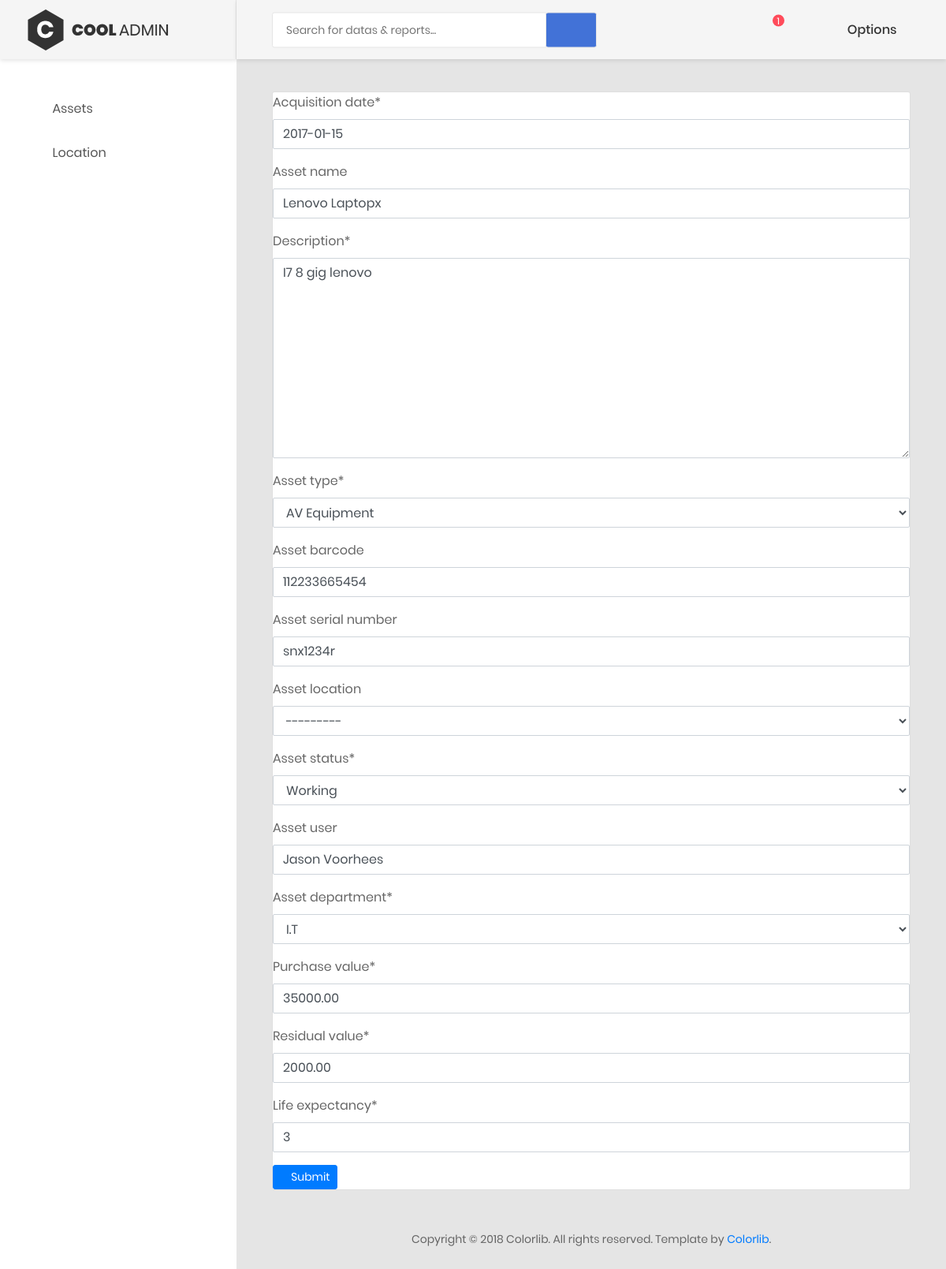
Before: /asset/0/ (signed in) with the older database file.
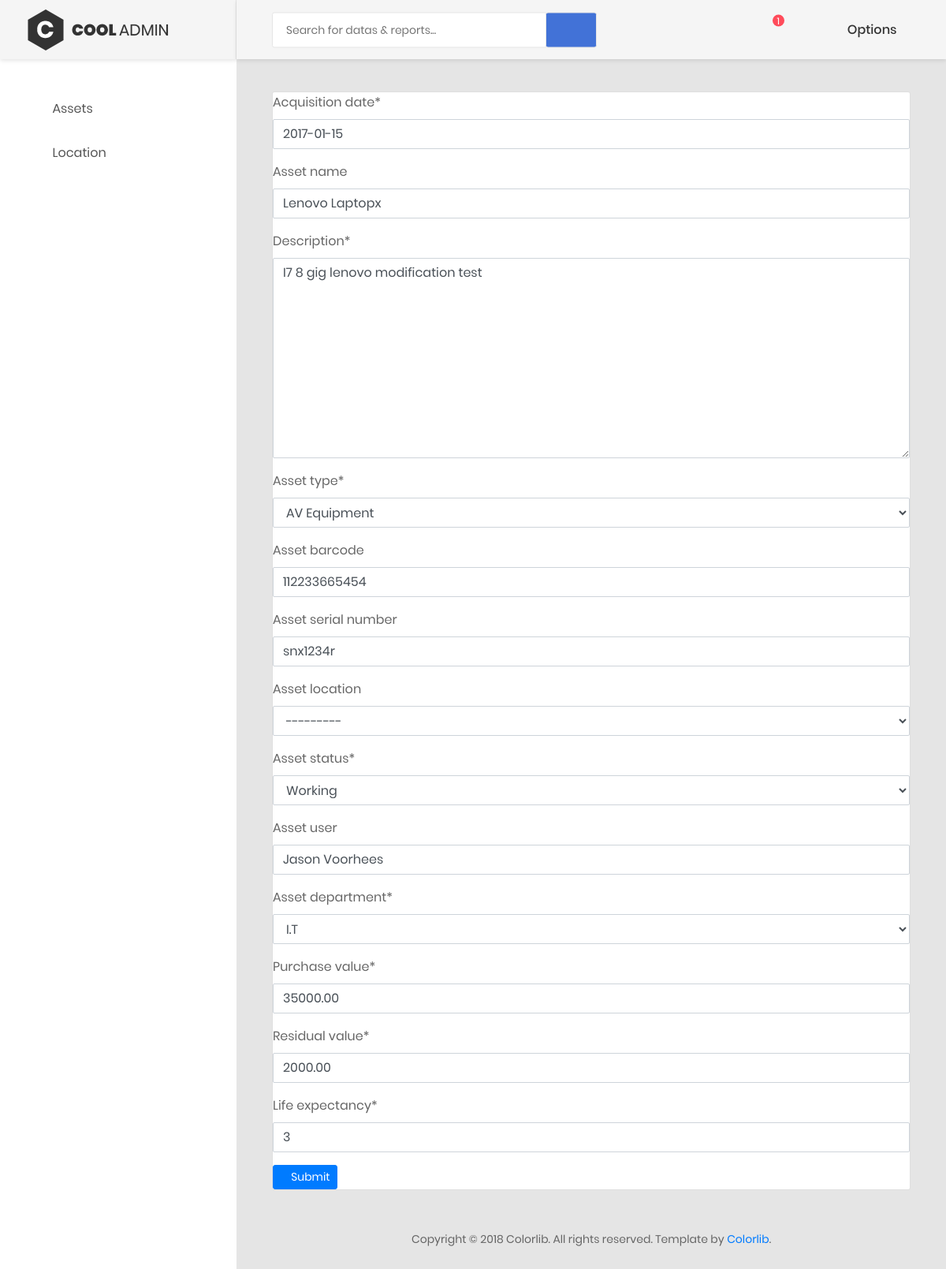
After: the same page with the newer database file.
### AMS/models.py (models this page shows, shortened)
class Asset(models.Model):
    ASSET_CHOICES = (
            ('Automobile',   'Automobile'),
            ('AV Equipment', 'AV Equipment'),
            ('Computer Equipment',  'Computer Equipment'),
            ('Office Furniture & Stationary', 'Office Furniture & Stationary'),
        )
    DEPARTMENT = (
        ('I.T', 'I.T'),
        ('Finance', 'Finance'),
        ('Marketing', 'Marketing'),
        ('Sales', 'Sales'),
    )
    STATUS_CHOICES = (
            ('Working', 'Working'),
            ('Disabled', 'Disabled'),
    )
    Depreciation = (
        ('Straight Line', 'Straight Line'),
        ('Double-Declining Balance', 'Double-Declining Balance'),
        ('Sum of Years', 'Sum of Years'),
    )
    asset_id = models.AutoField(primary_key=True)
    acquisition_date = models.DateField(default=datetime.date.today)
    asset_name = models.CharField(max_length=50, blank=True, validators=[validate_characters], )
    description = models.TextField(max_length=200, validators=[validate_characters],)
    asset_type = models.CharField(choices=ASSET_CHOICES, max_length=30, validators=[validate_characters],)
    asset_barcode = models.CharField(max_length=30, blank=True,validators=[validate_characters], )
    asset_serial_number = models.CharField(max_length=80, blank=True, validators=[validate_characters], )
    asset_location = models.ForeignKey("Location", on_delete=models.PROTECT, blank=True, null=True)
    asset_status = models.CharField(choices=STATUS_CHOICES, max_length=10, validators=[validate_characters],)
    asset_owner = models.ForeignKey(settings.AUTH_USER_MODEL, on_delete=models.CASCADE)
    asset_user = models.CharField(max_length=30, blank=True, validators=[validate_characters], )
    added_date = models.DateField(default=datetime.date.today)
    modified_date = models.DateField(default=datetime.date.today)
    purchase_value = models.DecimalField(max_digits=19, decimal_places=2,default=200.00,validators = [check_negative_number, check_zero_number],)
    residual_value = models.DecimalField(max_digits=19, decimal_places=2,default=0.00,validators = [check_negative_number])
    current_value = models.DecimalField(max_digits=19, decimal_places=2,validators = [check_negative_number],blank=True)
    life_expectancy = models.IntegerField(default=3,validators = [check_negative_number, check_zero_number])
    depr_model = models.CharField(choices=Depreciation, max_length=30,default='Straight Line', validators=[validate_characters],)
    currentVal_date = models.DateField(default=datetime.date.today)
    asset_is_approved = models.BooleanField(_('approved'), default=False)
    asset_is_rejected = models.BooleanField(_('rejected'), default=False)
    rejection_reason = models.CharField(max_length=50, blank=True, validators=[validate_characters], )
    asset_department = models.CharField(choices=DEPARTMENT, max_length=10,validators=[validate_characters],)

### AMS/views.py (the view, shortened to what this page needs)
# urls.py: re_path(r'^asset/(?P<pk>\d+)/',editAsset.as_view(),name='modify'),
class editAsset(LoginRequiredMixin, UpdateView):
    model = Asset
    login_url = '/login/'
    redirect_field_name = 'redirect_to'
    template_name = 'assets.html'
    form_class = AssetForm
    success_url = '/assets/'

### AMS/forms.py
class AssetForm(ModelForm):
    class Meta:
        model = Asset
        fields= ['acquisition_date','asset_name','description','asset_type','asset_barcode','asset_serial_number'
            ,'asset_location','asset_status','asset_user','asset_department','purchase_value','residual_value'
            ,'life_expectancy']

### AMS/models.py (called while the page is built)
    def __str__(self):
        return self.adress

### AMS/template/assets.html (shortened to what this page needs)
<!DOCTYPE html>
<html lang="en">
<head>
    {% load crispy_forms_tags %}
    {% load static %}
    <link href="{% static 'css/font-face.css' %}" rel="stylesheet" media="all">
    <link href="{% static 'vendor/font-awesome-4.7/css/font-awesome.min.css' %}" rel="stylesheet" media="all">
    <link href="{% static 'vendor/font-awesome-5/css/fontawesome-all.min.css'%}" rel="stylesheet" media="all">
    <link href="{% static 'vendor/mdi-font/css/material-design-iconic-font.min.css'%}" rel="stylesheet" media="all">
    <link href="{% static 'vendor/bootstrap-4.1/bootstrap.min.css' %}" rel="stylesheet" media="all">
    <link href="{% static 'vendor/animsition/animsition.min.css'%}" rel="stylesheet" media="all">
    <link href="{% static 'vendor/bootstrap-progressbar/bootstrap-progressbar-3.3.4.min.css'%}" rel="stylesheet" media="all">
    <link href="{% static 'vendor/wow/animate.css'%}" rel="stylesheet" media="all">
    <link href="{% static 'vendor/css-hamburgers/hamburgers.min.css'%}" rel="stylesheet" media="all">
    <link href="{% static 'vendor/slick/slick.css'%}" rel="stylesheet" media="all">
    <link href="{% static 'vendor/select2/select2.min.css'%}" rel="stylesheet" media="all">
    <link href="{% static 'vendor/perfect-scrollbar/perfect-scrollbar.css'%}" rel="stylesheet" media="all">
    <link href="{% static 'vendor/data-tables/datatables.min.css'%}" rel="stylesheet" media="all">
    <link href="{% static 'vendor/data-tables/dataTables.bootstrap4.min.css'%}" rel="stylesheet" media="all">
    <link href="{% static 'css/theme.css'%}" rel="stylesheet" media="all">
</head>
<body class="animsition">
    <div class="page-wrapper">
        <aside class="menu-sidebar d-none d-lg-block">
            <div class="logo">
                <a href="#">
                    <img src="images/icon/logo.png" alt="Cool Admin" />
                </a>
            </div>
            <div class="menu-sidebar__content js-scrollbar1">
                <nav class="navbar-sidebar">
                    <ul class="list-unstyled navbar__list">
                            <li class="has-sub">
                            <a class="js-arrow" href="#">
                                <i class="fas fa-desktop"></i>Assets</a>
                 </li>
                        <li class="has-sub">
                            <a class="js-arrow" href="#">
                                <i class="fas fa-copy"></i>Location</a>
                       </li>
                    </ul>
                </nav>
            </div>
        </aside>
        <div class="page-container">
            <header class="header-desktop">
                <div class="section__content section__content--p30">
                    <div class="container-fluid">
                        <div class="header-wrap">
                            <form class="form-header" action="" method="POST">
                                <input class="au-input au-input--xl" type="text" name="search" placeholder="Search for datas &amp; reports..." />
                                <button class="au-btn--submit" type="submit">
                                    <i class="zmdi zmdi-search"></i>
                                </button>
                            </form>
                            <div class="header-button">
                                 <div class="noti-wrap">
                                    <div class="noti__item js-item-menu">
                                        <i class="zmdi zmdi-comment-more"></i>
                                        <span class="quantity" id="num">1</span>
                                </div>
                                </div>
                           <div class="account-wrap">
                                    <div class="account-item clearfix js-item-menu">
                                        <div class="content">
                                            <a class="js-acc-btn" href="#" id="name" >Options</a>
                                        </div>
                                    </div>
                                </div>
                            </div>
                        </div>
                    </div>
                </div>
            </header>
            <div class="main-content">
                <div class="section__content section__content--p30">
                    <div class="container-fluid">
                        <div>
                            <div>
                                <div class="card">
                                    <form method="POST">
                                        {{ form|crispy }}
                                        <button type="submit" class="btn btn-primary btn-sm">
                                            <i class="fa fa-dot-circle-o"></i> Submit
                                        </button>
                                    </form>
                                    </div>
                                </div>
                            </div>
                    </div>
                </div>
            </div>
        <div class="row">
                <div class="col-md-12">
                    <div class="copyright">
                        <p>Copyright © 2018 Colorlib. All rights reserved. Template by <a href="https://colorlib.com">Colorlib</a>.</p>
                    </div>
                </div>
            </div>
    </div>
        </div>
</body>
</html>

Changed rows visible on the page:
changed Asset "Lenovo Laptopx": description "I7 8 gig lenovo" → "I7 8 gig lenovo modification test"
